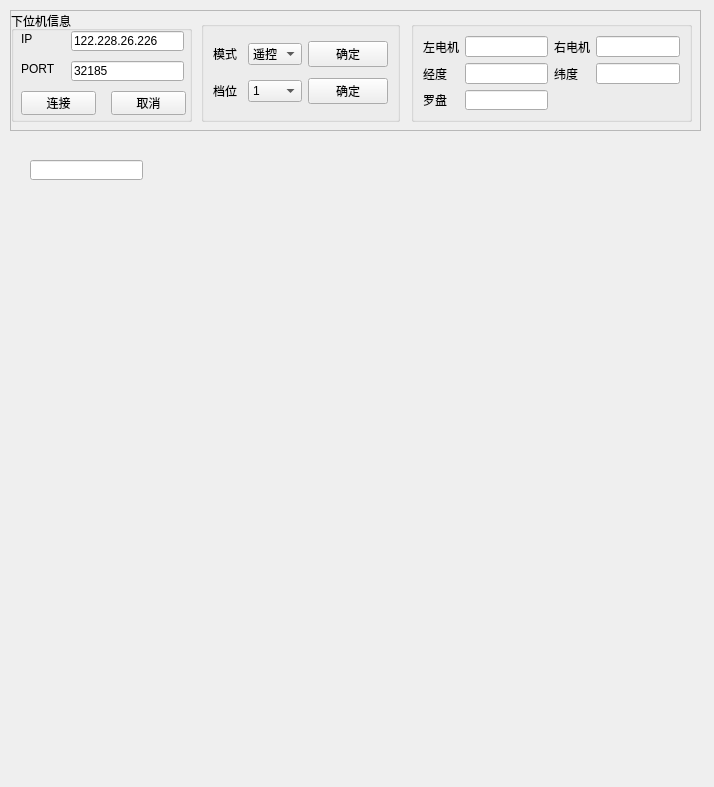
<?xml version="1.0" encoding="UTF-8"?>
<ui version="4.0">
 <class>Form</class>
 <widget class="QWidget" name="Form">
  <property name="geometry">
   <rect>
    <x>0</x>
    <y>0</y>
    <width>714</width>
    <height>787</height>
   </rect>
  </property>
  <property name="windowTitle">
   <string>Form</string>
  </property>
  <widget class="QScrollArea" name="scrollArea">
   <property name="geometry">
    <rect>
     <x>10</x>
     <y>10</y>
     <width>691</width>
     <height>121</height>
    </rect>
   </property>
   <property name="widgetResizable">
    <bool>true</bool>
   </property>
   <widget class="QWidget" name="scrollAreaWidgetContents">
    <property name="geometry">
     <rect>
      <x>0</x>
      <y>0</y>
      <width>689</width>
      <height>119</height>
     </rect>
    </property>
    <widget class="QGroupBox" name="groupBox">
     <property name="geometry">
      <rect>
       <x>0</x>
       <y>0</y>
       <width>181</width>
       <height>111</height>
      </rect>
     </property>
     <property name="title">
      <string>下位机信息</string>
     </property>
     <widget class="QLabel" name="IP">
      <property name="geometry">
       <rect>
        <x>10</x>
        <y>20</y>
        <width>54</width>
        <height>16</height>
       </rect>
      </property>
      <property name="text">
       <string>IP</string>
      </property>
     </widget>
     <widget class="QLabel" name="PORT">
      <property name="geometry">
       <rect>
        <x>10</x>
        <y>50</y>
        <width>54</width>
        <height>16</height>
       </rect>
      </property>
      <property name="text">
       <string>PORT</string>
      </property>
     </widget>
     <widget class="QLineEdit" name="IP_2">
      <property name="geometry">
       <rect>
        <x>60</x>
        <y>20</y>
        <width>113</width>
        <height>20</height>
       </rect>
      </property>
      <property name="text">
       <string>122.228.26.226</string>
      </property>
     </widget>
     <widget class="QLineEdit" name="PORT_2">
      <property name="geometry">
       <rect>
        <x>60</x>
        <y>50</y>
        <width>113</width>
        <height>20</height>
       </rect>
      </property>
      <property name="text">
       <string>32185</string>
      </property>
     </widget>
     <widget class="QPushButton" name="CONNECT">
      <property name="geometry">
       <rect>
        <x>10</x>
        <y>80</y>
        <width>75</width>
        <height>24</height>
       </rect>
      </property>
      <property name="text">
       <string>连接</string>
      </property>
     </widget>
     <widget class="QPushButton" name="CONNECT_2">
      <property name="geometry">
       <rect>
        <x>100</x>
        <y>80</y>
        <width>75</width>
        <height>24</height>
       </rect>
      </property>
      <property name="text">
       <string>取消</string>
      </property>
     </widget>
    </widget>
    <widget class="QGroupBox" name="groupBox_2">
     <property name="geometry">
      <rect>
       <x>190</x>
       <y>10</y>
       <width>199</width>
       <height>101</height>
      </rect>
     </property>
     <property name="title">
      <string/>
     </property>
     <layout class="QGridLayout" name="gridLayout">
      <item row="1" column="0">
       <widget class="QLabel" name="GEAR">
        <property name="text">
         <string>档位</string>
        </property>
       </widget>
      </item>
      <item row="1" column="2">
       <widget class="QPushButton" name="GEAR_3">
        <property name="text">
         <string>确定</string>
        </property>
       </widget>
      </item>
      <item row="1" column="1">
       <widget class="QComboBox" name="GEAR_2">
        <item>
         <property name="text">
          <string>1</string>
         </property>
        </item>
        <item>
         <property name="text">
          <string>2</string>
         </property>
        </item>
        <item>
         <property name="text">
          <string>3</string>
         </property>
        </item>
        <item>
         <property name="text">
          <string>4</string>
         </property>
        </item>
        <item>
         <property name="text">
          <string>5</string>
         </property>
        </item>
       </widget>
      </item>
      <item row="0" column="0">
       <widget class="QLabel" name="MODEL">
        <property name="text">
         <string>模式</string>
        </property>
       </widget>
      </item>
      <item row="0" column="1">
       <widget class="QComboBox" name="MODEL_2">
        <property name="sizePolicy">
         <sizepolicy hsizetype="Preferred" vsizetype="Fixed">
          <horstretch>0</horstretch>
          <verstretch>0</verstretch>
         </sizepolicy>
        </property>
        <item>
         <property name="text">
          <string>遥控</string>
         </property>
        </item>
        <item>
         <property name="text">
          <string>输入</string>
         </property>
        </item>
        <item>
         <property name="text">
          <string>任务</string>
         </property>
        </item>
       </widget>
      </item>
      <item row="0" column="2">
       <widget class="QPushButton" name="MODEL_3">
        <property name="sizePolicy">
         <sizepolicy hsizetype="Minimum" vsizetype="Fixed">
          <horstretch>0</horstretch>
          <verstretch>0</verstretch>
         </sizepolicy>
        </property>
        <property name="text">
         <string>确定</string>
        </property>
       </widget>
      </item>
     </layout>
    </widget>
    <widget class="QGroupBox" name="groupBox_3">
     <property name="geometry">
      <rect>
       <x>400</x>
       <y>10</y>
       <width>281</width>
       <height>101</height>
      </rect>
     </property>
     <property name="title">
      <string/>
     </property>
     <layout class="QGridLayout" name="gridLayout_2">
      <item row="0" column="1">
       <widget class="QLineEdit" name="Lsend_2"/>
      </item>
      <item row="1" column="0">
       <widget class="QLabel" name="longitude">
        <property name="text">
         <string>经度</string>
        </property>
       </widget>
      </item>
      <item row="1" column="1">
       <widget class="QLineEdit" name="longitude_2"/>
      </item>
      <item row="0" column="3">
       <widget class="QLineEdit" name="Rsend_2"/>
      </item>
      <item row="0" column="2">
       <widget class="QLabel" name="Rsend">
        <property name="text">
         <string>右电机</string>
        </property>
       </widget>
      </item>
      <item row="1" column="3">
       <widget class="QLineEdit" name="latitude_2"/>
      </item>
      <item row="1" column="2">
       <widget class="QLabel" name="latitude">
        <property name="text">
         <string>纬度</string>
        </property>
       </widget>
      </item>
      <item row="0" column="0">
       <widget class="QLabel" name="Lsend">
        <property name="text">
         <string>左电机</string>
        </property>
       </widget>
      </item>
      <item row="2" column="0">
       <widget class="QLabel" name="compass">
        <property name="text">
         <string>罗盘</string>
        </property>
       </widget>
      </item>
      <item row="2" column="1">
       <widget class="QLineEdit" name="compass_2"/>
      </item>
     </layout>
    </widget>
   </widget>
  </widget>
  <widget class="QLineEdit" name="compass_obj">
   <property name="geometry">
    <rect>
     <x>30</x>
     <y>160</y>
     <width>113</width>
     <height>20</height>
    </rect>
   </property>
  </widget>
  <widget class="QWidget" name="map" native="true">
   <property name="geometry">
    <rect>
     <x>10</x>
     <y>200</y>
     <width>681</width>
     <height>451</height>
    </rect>
   </property>
  </widget>
 </widget>
 <resources/>
 <connections/>
</ui>
